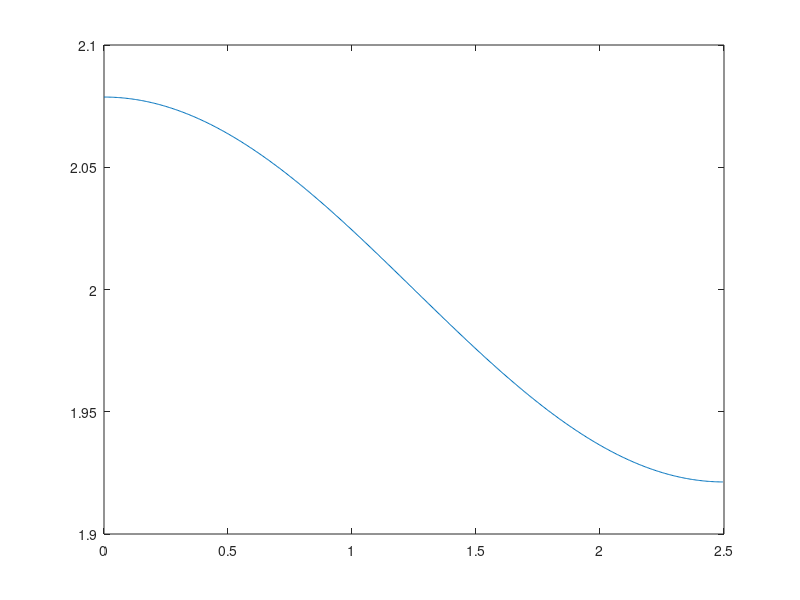

MATLAB code for this plot:
fc=input('Enter the cutoff in Hz ');
F=input('Enter the sampling frequency ');
wc=pi*2*fc/F;
N=input('Enter the window length(odd) ');
n0=(N-1)/2;
n=0:N-1;
hd=(wc/pi)*sinc(wc*(n-n0));
wh=hanning(N);
hn=wh'.*hd;
u=0:.01:pi;
[h f]=freqz(hn,1,512,F);
fplo=u*(F/(2*pi));
plot(f,abs(h));
